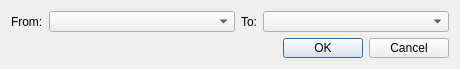
<?xml version="1.0" encoding="UTF-8"?>
<ui version="4.0">
 <class>MannTransitionPickerDialog</class>
 <widget class="QDialog" name="MannTransitionPickerDialog">
  <property name="geometry">
   <rect>
    <x>0</x>
    <y>0</y>
    <width>460</width>
    <height>69</height>
   </rect>
  </property>
  <property name="sizePolicy">
   <sizepolicy hsizetype="Fixed" vsizetype="Fixed">
    <horstretch>0</horstretch>
    <verstretch>0</verstretch>
   </sizepolicy>
  </property>
  <property name="minimumSize">
   <size>
    <width>460</width>
    <height>69</height>
   </size>
  </property>
  <property name="windowTitle">
   <string>Select Fragment IDs</string>
  </property>
  <property name="modal">
   <bool>true</bool>
  </property>
  <layout class="QVBoxLayout" name="verticalLayout">
   <item>
    <layout class="QHBoxLayout" name="horizontalLayout" stretch="0,2,0,2">
     <item>
      <widget class="QLabel" name="FRAGMENTID_FROM_LABEL">
       <property name="text">
        <string>From:</string>
       </property>
      </widget>
     </item>
     <item>
      <widget class="QComboBox" name="FRAGMENTID_FROM_COMBO"/>
     </item>
     <item>
      <widget class="QLabel" name="FRAGMENTID_TO_LABEL">
       <property name="text">
        <string>To:</string>
       </property>
       <property name="alignment">
        <set>Qt::AlignCenter</set>
       </property>
      </widget>
     </item>
     <item>
      <widget class="QComboBox" name="FRAGMENTID_TO_COMBO"/>
     </item>
    </layout>
   </item>
   <item>
    <widget class="QDialogButtonBox" name="buttonBox">
     <property name="standardButtons">
      <set>QDialogButtonBox::Cancel|QDialogButtonBox::Ok</set>
     </property>
    </widget>
   </item>
  </layout>
 </widget>
 <resources/>
 <connections/>
</ui>
